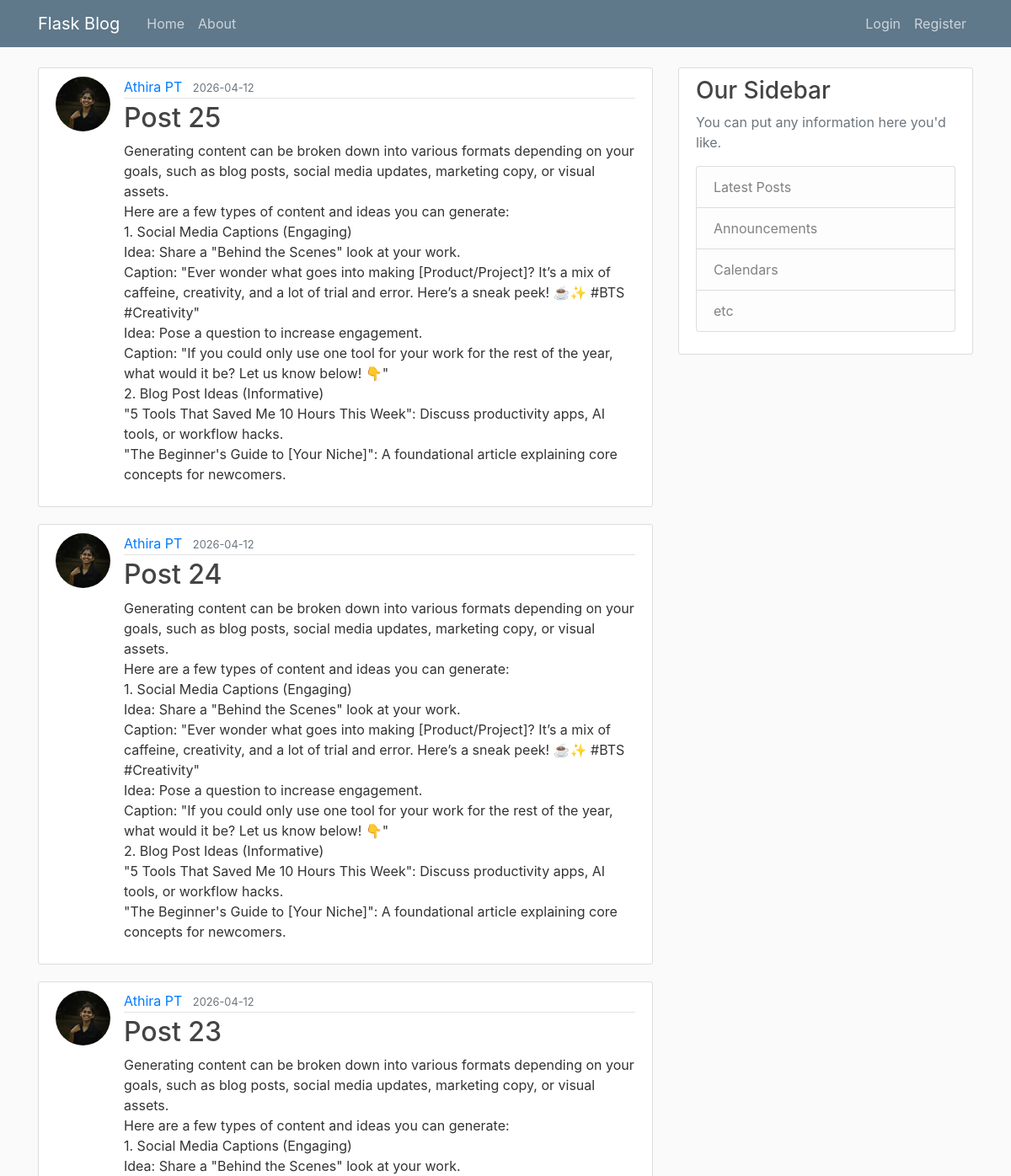
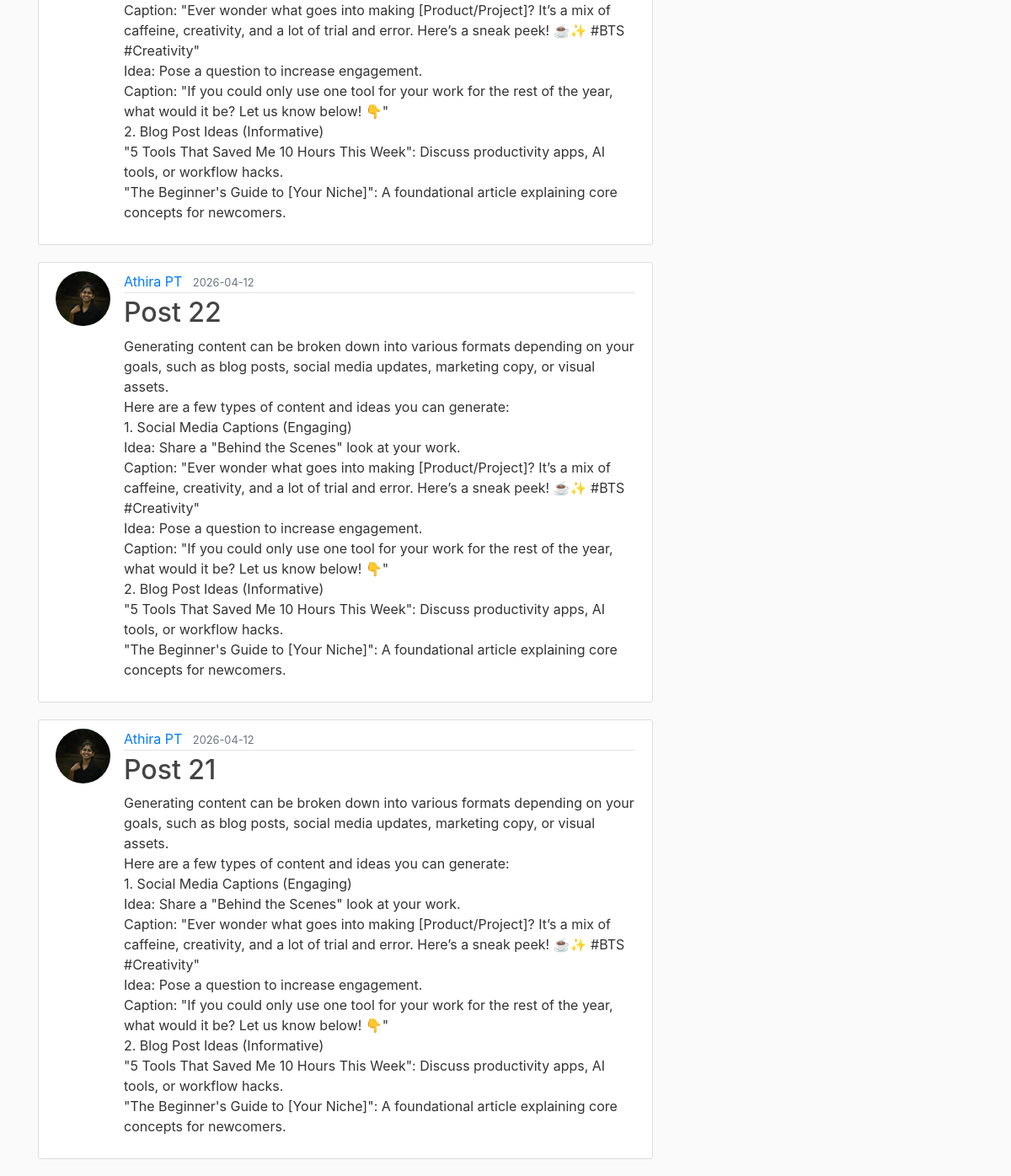
The page /home on the database its author committed (2 pictures, top to bottom).
### flask_blog/models.py (models this page shows, shortened)
class Post(db.Model):
    id = db.Column(db.Integer, primary_key=True)
    title = db.Column(db.String(100), nullable=False)
    content = db.Column(db.Text, nullable=False)
    date_posted = db.Column(db.DateTime, nullable=False, default=datetime.utcnow)
    user_id = db.Column(db.Integer, db.ForeignKey('user.id'), nullable=False)

class User(db.Model, UserMixin):
    id = db.Column(db.Integer, primary_key=True)
    username = db.Column(db.String(20), unique=True, nullable=False)
    email = db.Column(db.String(120), unique=True, nullable=False)
    image_file = db.Column(db.String(20), nullable=False, default='default.jpg')
    password = db.Column(db.String(60), nullable=False)
    posts = db.relationship('Post', backref='author', lazy=True)

### flask_blog/routes.py (the view)
@app.route("/")
@app.route("/home")
def home():
    page = request.args.get('page', 1, type=int)
    posts = Post.query.order_by(Post.date_posted.desc()).paginate(per_page=5, page=page)
    return render_template("home.html",posts=posts)

### flask_blog/templates/home.html
{% extends "layout.html" %}
{% block content %}
    {% for post in posts %}
        <article class="media content-section">
            <img class="rounded-circle article-img" src="{{ url_for('static', filename='profile_pics/' + post.author.image_file) }}">
            <div class="media-body">
                <div class="article-metadata">
                <a class="mr-2" href="#">{{ post.author.username }}</a>
                <small class="text-muted">{{ post.date_posted.strftime('%Y-%m-%d') }}</small>
                </div>
                <h2><a class="article-title" href="{{ url_for('post', post_id=post.id) }}">{{ post.title }}</a></h2>
                <p class="article-content">{{ post.content }}</p>
            </div>
        </article>
    {% endfor %}
{% endblock content %}

### flask_blog/templates/layout.html (shortened to what this page needs)
<!DOCTYPE html>
<html>
<head>
    <link rel="stylesheet" href="https://maxcdn.bootstrapcdn.com/bootstrap/4.0.0/css/bootstrap.min.css">
    <link rel="stylesheet" type="text/css" href="{{ url_for('static', filename='main.css') }}">
</head>
<body>
    <header class="site-header">
      <nav class="navbar navbar-expand-md navbar-dark bg-steel fixed-top">
        <div class="container">
          <a class="navbar-brand mr-4" href="/">Flask Blog</a>
          <div class="collapse navbar-collapse" id="navbarToggle">
            <div class="navbar-nav mr-auto">
              <a class="nav-item nav-link" href="{{ url_for('home') }}">Home</a>
              <a class="nav-item nav-link" href="{{ url_for('about') }}">About</a>
            </div>
            <div class="navbar-nav">
              {% if current_user.is_authenticated %}
                <a class="nav-item nav-link" href="{{ url_for('new_post') }}">New Post</a>
                <a class="nav-item nav-link" href="{{ url_for('account') }}">Account</a>
                <a class="nav-item nav-link" href="{{ url_for('logout') }}">Logout</a>
              {% else %}
                <a class="nav-item nav-link" href="{{ url_for('login') }}">Login</a>
                <a class="nav-item nav-link" href="{{ url_for('register') }}">Register</a>
              {% endif %}
            </div>
          </div>
        </div>
      </nav>
    </header>
    <main role="main" class="container">
      <div class="row">
        <div class="col-md-8">
          {% block content %}{% endblock %}
        </div>
        <div class="col-md-4">
          <div class="content-section">
            <h3>Our Sidebar</h3>
            <p class='text-muted'>You can put any information here you'd like.
              <ul class="list-group">
                <li class="list-group-item list-group-item-light">Latest Posts</li>
                <li class="list-group-item list-group-item-light">Announcements</li>
                <li class="list-group-item list-group-item-light">Calendars</li>
                <li class="list-group-item list-group-item-light">etc</li>
              </ul>
            </p>
          </div>
        </div>
      </div>
    </main>
</body>
</html>

### flask_blog/static/main.css (style rules this page uses)
body { background: #fafafa; color: #333333; margin-top: 5rem; }
h1, h2, h3, h4, h5, h6 { color: #444444; }
.bg-steel { background-color: #5f788a; }
.site-header .navbar-nav .nav-link { color: #cbd5db; }
.content-section { background: #ffffff; padding: 10px 20px; border: 1px solid #dddddd; border-radius: 3px; margin-bottom: 20px; }
.article-title { color: #444444; }
.article-content { white-space: pre-line; }
.article-img { height: 65px; width: 65px; margin-right: 16px; }
.article-metadata { padding-bottom: 1px; margin-bottom: 4px; border-bottom: 1px solid #e3e3e3 }

### rows shown on the page
Post: image_file (picture), author.username "Athira PT", date_posted "2026-04-12", title "Post 25", content "Generating content can be broken down into various formats depending on your goals, such as blog posts, social media updates, marketing copy, or visual assets. Here are a few types of content and ideas you can generate: 1. Social Media Captions (Engaging) Idea: Share a \"Behind the Scenes\" look at your work. Caption: \"Ever wonder what goes into making [Product/Project]? It’s a mix of caffeine, creativity, and a lot of trial and error. Here’s a sneak peek! ☕✨ #BTS #Creativity\" Idea: Pose a question to increase engagement. Caption: \"If you could only use one tool for your work for the rest of the year, what would it be? Let us know below! 👇\" 2. Blog Post Ideas (Informative) \"5 Tools That Saved…"
Post: image_file (picture), author.username "Athira PT", date_posted "2026-04-12", title "Post 24", content "Generating content can be broken down into various formats depending on your goals, such as blog posts, social media updates, marketing copy, or visual assets. Here are a few types of content and ideas you can generate: 1. Social Media Captions (Engaging) Idea: Share a \"Behind the Scenes\" look at your work. Caption: \"Ever wonder what goes into making [Product/Project]? It’s a mix of caffeine, creativity, and a lot of trial and error. Here’s a sneak peek! ☕✨ #BTS #Creativity\" Idea: Pose a question to increase engagement. Caption: \"If you could only use one tool for your work for the rest of the year, what would it be? Let us know below! 👇\" 2. Blog Post Ideas (Informative) \"5 Tools That Saved…"
Post: image_file (picture), author.username "Athira PT", date_posted "2026-04-12", title "Post 23", content "Generating content can be broken down into various formats depending on your goals, such as blog posts, social media updates, marketing copy, or visual assets. Here are a few types of content and ideas you can generate: 1. Social Media Captions (Engaging) Idea: Share a \"Behind the Scenes\" look at your work. Caption: \"Ever wonder what goes into making [Product/Project]? It’s a mix of caffeine, creativity, and a lot of trial and error. Here’s a sneak peek! ☕✨ #BTS #Creativity\" Idea: Pose a question to increase engagement. Caption: \"If you could only use one tool for your work for the rest of the year, what would it be? Let us know below! 👇\" 2. Blog Post Ideas (Informative) \"5 Tools That Saved…"
Post: image_file (picture), author.username "Athira PT", date_posted "2026-04-12", title "Post 22", content "Generating content can be broken down into various formats depending on your goals, such as blog posts, social media updates, marketing copy, or visual assets. Here are a few types of content and ideas you can generate: 1. Social Media Captions (Engaging) Idea: Share a \"Behind the Scenes\" look at your work. Caption: \"Ever wonder what goes into making [Product/Project]? It’s a mix of caffeine, creativity, and a lot of trial and error. Here’s a sneak peek! ☕✨ #BTS #Creativity\" Idea: Pose a question to increase engagement. Caption: \"If you could only use one tool for your work for the rest of the year, what would it be? Let us know below! 👇\" 2. Blog Post Ideas (Informative) \"5 Tools That Saved…"
Post: image_file (picture), author.username "Athira PT", date_posted "2026-04-12", title "Post 21", content "Generating content can be broken down into various formats depending on your goals, such as blog posts, social media updates, marketing copy, or visual assets. Here are a few types of content and ideas you can generate: 1. Social Media Captions (Engaging) Idea: Share a \"Behind the Scenes\" look at your work. Caption: \"Ever wonder what goes into making [Product/Project]? It’s a mix of caffeine, creativity, and a lot of trial and error. Here’s a sneak peek! ☕✨ #BTS #Creativity\" Idea: Pose a question to increase engagement. Caption: \"If you could only use one tool for your work for the rest of the year, what would it be? Let us know below! 👇\" 2. Blog Post Ideas (Informative) \"5 Tools That Saved…"
